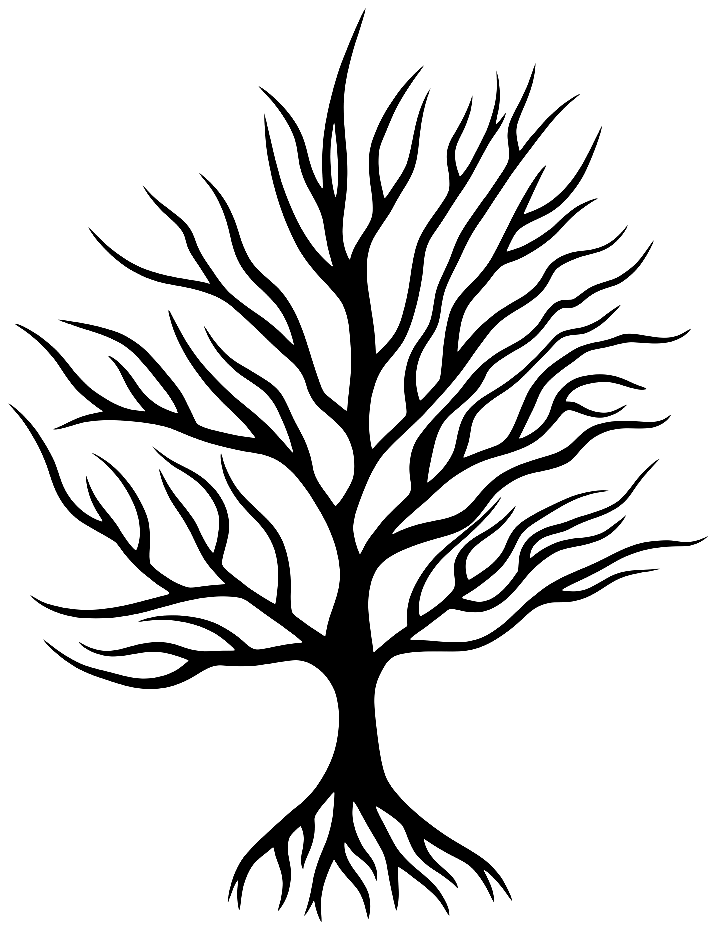
#> input picture scripts/assets/tree-mark.png, 716 x 930 px, found by its file name
$ python generate-logo.py
#> lines starting #> are read from the running program, lines starting #| are printed output that depends on the picture; after the words box and inside, x2 and y2 are one past the last pixel; in counts of white or black regions, pixels touching at a corner belong together
#!/usr/bin/env python3
"""Regenerate every TARGET logo / icon file from one source: the tree silhouette in
scripts/assets/tree-mark.png (alpha = the tree, colour ignored).

Brand: stucco tree (#eeede4) on teal-black (#0b1414). Larger logos add "Vikash" in Great Vibes
(the site's font-script) in gold (#e6c487) under the roots, as in the approved design.
  - Small icons (favicon, app icons, apple icon, header/offline badge): tree only.
  - public/logo-512.png, public/logo-120.png, public/logo.svg: tree + "Vikash".
At small sizes the branches are thickened slightly (dilated before downscaling) so the tree
stays legible.

Run from the repo root:  python3 scripts/generate-logo.py
Needs: Pillow, numpy, fontTools, potracer  (pip install pillow numpy fonttools potracer)
"""
from io import BytesIO

import numpy as np
from PIL import Image, ImageDraw, ImageFilter, ImageFont

TREE_SRC = "scripts/assets/tree-mark.png"
FONT = "scripts/assets/GreatVibes-Regular.ttf"  # SIL OFL, see scripts/assets/GreatVibes-OFL.txt
BG = (11, 20, 20, 255)        # #0b1414
STUCCO = (238, 237, 228, 255)  # #eeede4
GOLD = (230, 196, 135, 255)    # #e6c487
HEX = {"bg": "#0b1414", "stucco": "#eeede4", "gold": "#e6c487"}
SS = 8  # supersampling factor for raster output

# Approved design, in a 1024 box: tree ink 128..719 tall, centred; "Vikash" ink 419 wide, top at 741.
DESIGN = dict(tree_top=128 / 1024, tree_h=591 / 1024, text_w=419 / 1024, text_top=741 / 1024)


def load_tree():
    a = Image.open(TREE_SRC).convert("RGBA").getchannel("A")
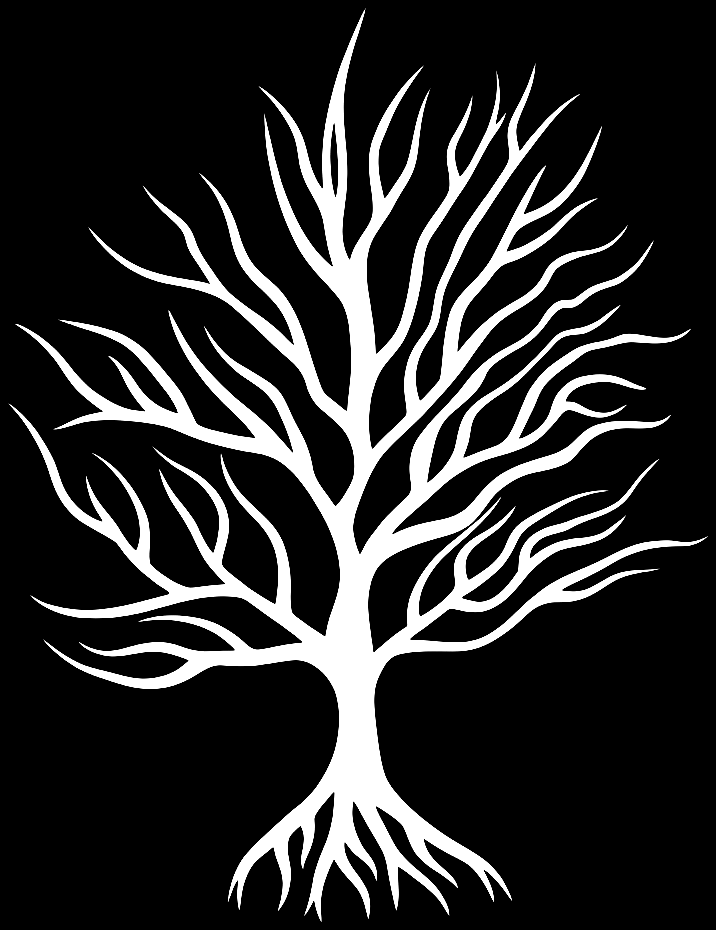
#> a: PIL image 716x930 L; min 0, max 255, mean 43.3
    return a.crop(a.point(lambda v: 255 if v >= 128 else 0).getbbox())
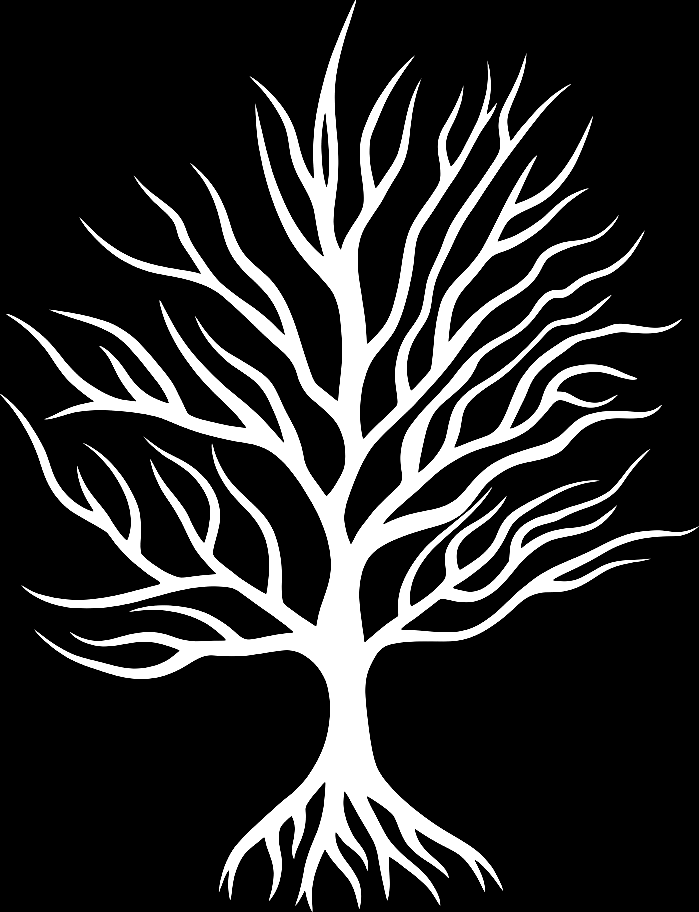
#> returned value: PIL image 699x912 L; min 0, max 255, mean 45.3


TREE = load_tree()


# [70 lines left out: functions tree_alpha, canvas, icon, text_layout, logo, not called in this run]


# ---------------------------------------------------------------- vectors
def tree_path():
    """Potrace the tree (bitmap px units, viewBox = TREE.size)."""
    import potrace

    mask = np.array(TREE) >= 128
#> mask: shape (912, 699) bool; 17.8% white; 1 white region, box (x1, y1, x2, y2) and area: (0, 0, 699, 912) 113156
    # potracer's Bitmap traces the zero pixels, so hand it the inverted mask.
#> (the run stopped early here; a loop or call above may not have finished)
